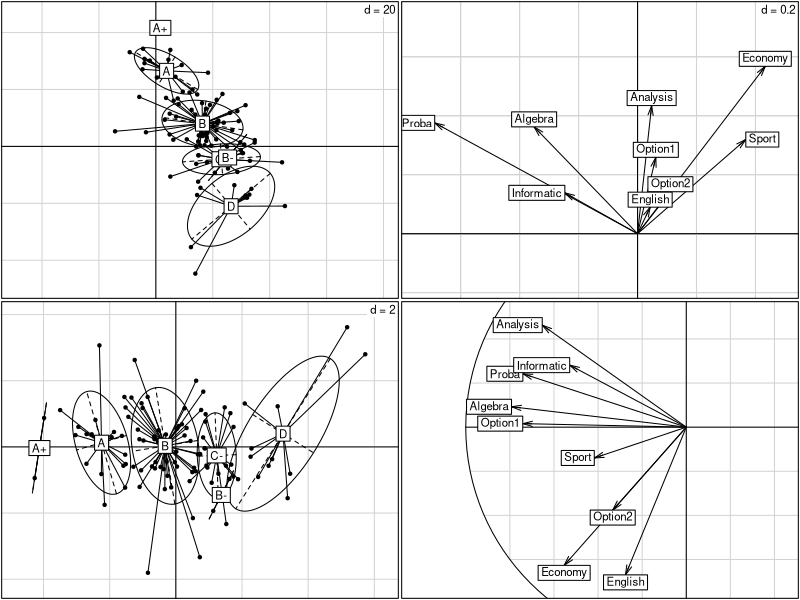
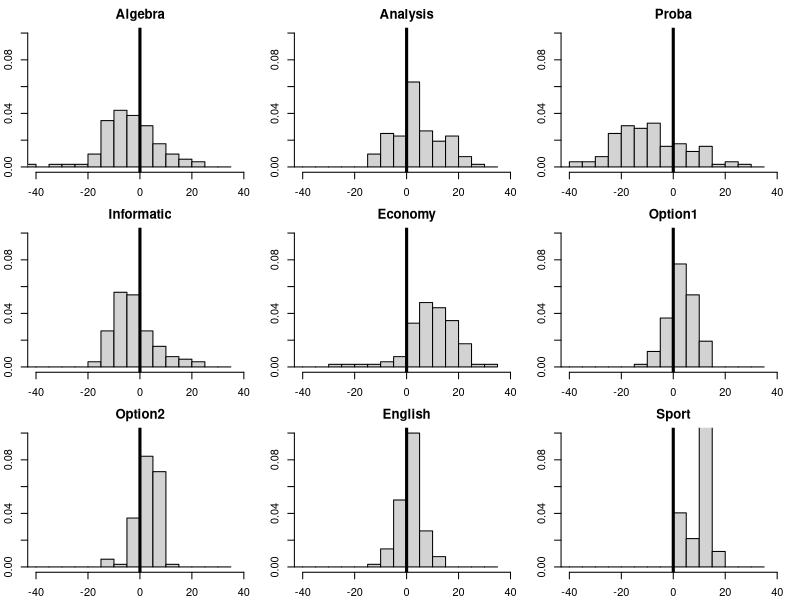

Recreate these plots in R, in order.
library(ade4)
data(deug)
deug.dudi <- dudi.pca(deug$tab, center = deug$cent, scale = FALSE, scan = FALSE)
deug.dudi1 <- dudi.pca(deug$tab, center = TRUE, scale = TRUE, scan = FALSE)

if(adegraphicsLoaded()) {
  g1 <- s.class(deug.dudi$li, deug$result, plot = FALSE)
  g2 <- s.arrow(deug.dudi$c1, lab = names(deug$tab), plot = FALSE)
  g3 <- s.class(deug.dudi1$li, deug$result, plot = FALSE)
  g4 <- s.corcircle(deug.dudi1$co, lab = names(deug$tab), full = FALSE, plot = FALSE)
  G1 <- rbindADEg(cbindADEg(g1, g2, plot = FALSE), cbindADEg(g3, g4, plot = FALSE), plot = TRUE)
  
  G2 <- s1d.hist(deug.dudi$tab, breaks = seq(-45, 35, by = 5), type = "density", xlim = c(-40, 40), 
                 right = FALSE, ylim = c(0, 0.1), porigin.lwd = 2)
  
} else {
  par(mfrow = c(2, 2))
  s.class(deug.dudi$li, deug$result, cpoint = 1)
  s.arrow(deug.dudi$c1, lab = names(deug$tab))
  s.class(deug.dudi1$li, deug$result, cpoint = 1)
  s.corcircle(deug.dudi1$co, lab = names(deug$tab), full = FALSE, box = TRUE)
  par(mfrow = c(1, 1))
  
  # for interpretations
  par(mfrow = c(3, 3))
  par(mar = c(2.1, 2.1, 2.1, 1.1))
  for(i in 1:9) {
    hist(deug.dudi$tab[,i], xlim = c(-40, 40), breaks = seq(-45, 35, by = 5), 
         prob = TRUE, right = FALSE, main = names(deug$tab)[i], xlab = "", ylim = c(0, 0.10))
    abline(v = 0, lwd = 3)
  }
  par(mfrow = c(1, 1))
}
